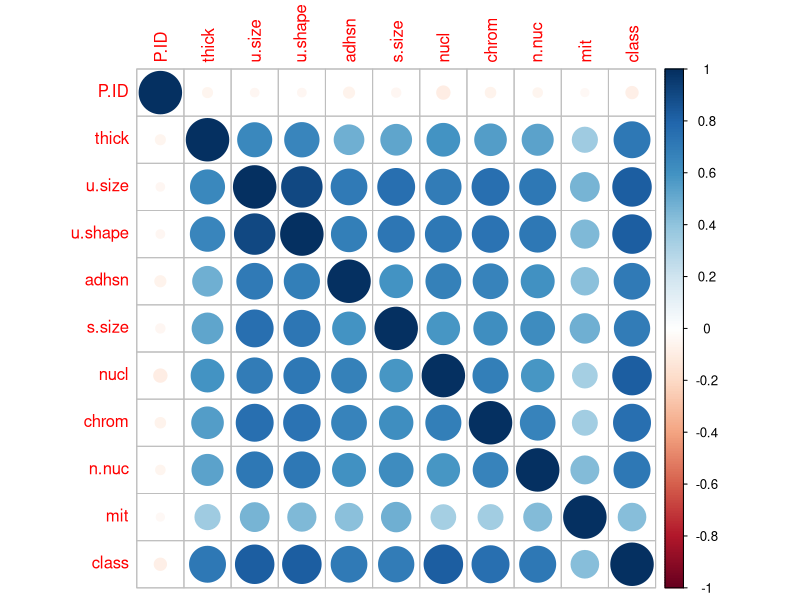
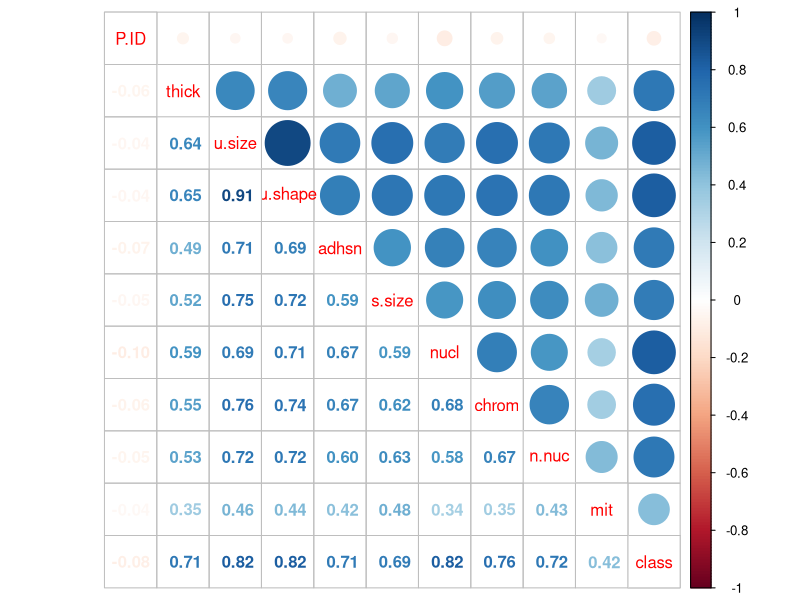
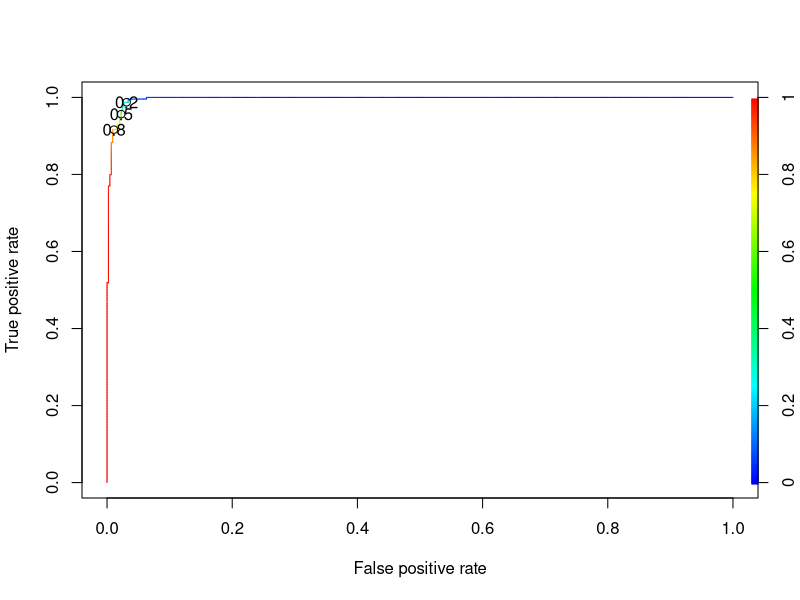

R code for these plots, in order:
setwd("C:/Users/Souvik/Downloads/PPA")

library(corrplot)
library(car)
library(ROCR)

BCD <- read.csv("BCD.csv")
View(BCD)
summary(BCD)
BCD <- na.omit(BCD)
summary(BCD)

BCD$class <- ifelse(BCD$class == "malignant",1,0)
cr <- cor(BCD)
cr
corrplot(cr,type = "full")
corrplot.mixed(cr)

BCD$class <- as.factor(BCD$class)

#Logistic regression 

model0 <- glm(class ~ thick, data=BCD, family = binomial)
summary(model0)

#adding variables 

model1 <- glm(class ~ thick+u.size, data=BCD, family = binomial)
summary(model1)

model2 <- glm(class ~ thick+u.size+u.shape, data=BCD, family = binomial)
summary(model2)

model3 <- glm(class ~ thick+u.size+u.shape+adhsn, data=BCD, family = binomial)
summary(model3)

model4 <- glm(class ~ thick+u.size+u.shape+adhsn+s.size, data=BCD, family = binomial)
summary(model4)

model5 <- glm(class ~ thick+u.size+u.shape+adhsn+s.size+nucl, data=BCD, family = binomial)
summary(model5)

model6 <- glm(class ~ thick+u.size+u.shape+adhsn+s.size+nucl+chrom, data=BCD, family = binomial)
summary(model6)

model7 <- glm(class ~ thick+u.size+u.shape+adhsn+s.size+nucl+chrom+n.nuc, data=BCD, family = binomial)
summary(model7)

model8 <- glm(class ~ thick+u.size+u.shape+adhsn+s.size+nucl+chrom+n.nuc+mit, data=BCD, family = binomial)
summary(model8)

#removing variables

model9 <- glm(class ~ thick+u.shape+adhsn+s.size+nucl+chrom+n.nuc+mit, data=BCD, family = binomial)
summary(model9)

model10 <- glm(class ~ thick+u.shape+adhsn+nucl+chrom+n.nuc+mit, data=BCD, family = binomial)
summary(model10)

model11 <- glm(class ~ thick+u.shape+adhsn+nucl+chrom+n.nuc, data=BCD, family = binomial)
summary(model11)

#We will take model 10 , Residual least AIC least 

#prediction and confusion matrix

res <- predict(model10,BCD, type='response')
head(res)
head(BCD$class)

table(Actualvalue=BCD$class, PredictedValue= res>0.2)

#ROCR Curve 

ROCRpred <- prediction(res,BCD$class)
ROCRpref <- performance(ROCRpred, "tpr","fpr")
plot(ROCRpref,colorize = TRUE, print.cutoffs.at=seq(0.2,by=0.3))
